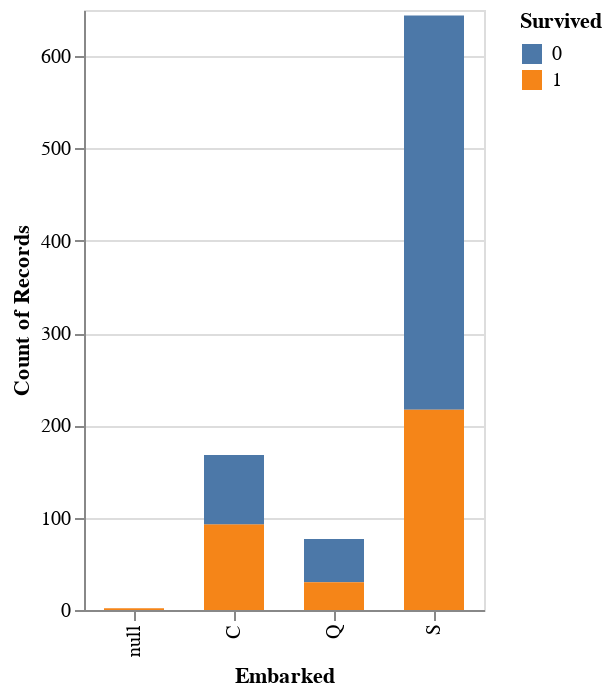

The code cell stored with this chart in its notebook:
### Markdown cell above
#### Embarked (Cidade de embarque)

### Code cell
graf.mark_bar(size=30).encode(
    x='Embarked:N',
    y='count(Embarked)',
    color='Survived:N',
    ).properties(width=200)

### Figure 1 — Vega-Lite specification as saved in the notebook (floating-point values rounded to 4 significant figures; data arrays with more than 128 entries replaced by an {"elided": "..."} marker saying what was removed)
{"config": {"view": {"continuousWidth": 400, "continuousHeight": 300}}, "data": {"name": "data-93290830beea3a875eeab316df346c54"}, "mark": {"type": "bar", "size": 30}, "encoding": {"color": {"field": "Survived", "type": "nominal"}, "x": {"field": "Embarked", "type": "nominal"}, "y": {"aggregate": "count", "field": "Embarked", "type": "nominal"}}, "width": 200, "$schema": "https://vega.github.io/schema/vega-lite/v4.17.0.json", "datasets": {"data-93290830beea3a875eeab316df346c54": {"elided": "891 records"}}}
